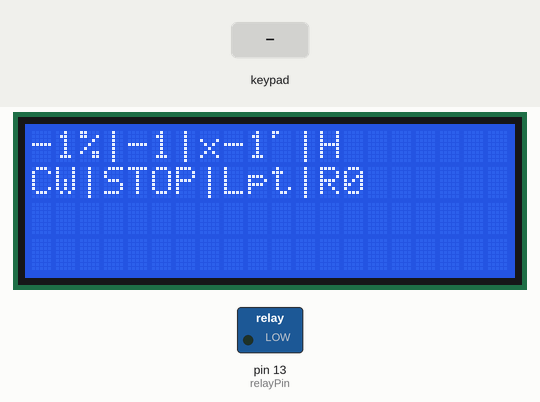
Simulated run of this program. Board: Arduino Nano, built with avr-gcc and run on an emulated ATmega328P. Parts: 20×4 character LCD, switched loads named in the program (green lamp = pin HIGH). Inputs (shaded band) come from the test bench. What the program prints to the serial monitor is not drawn.

Above: at 1.2 s.
1.3 s: key 'B' pressed
At 2.5 s:
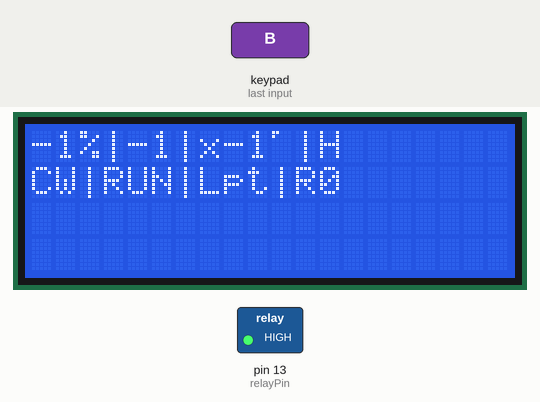
2.8 s: key '1' pressed
At 4.0 s:
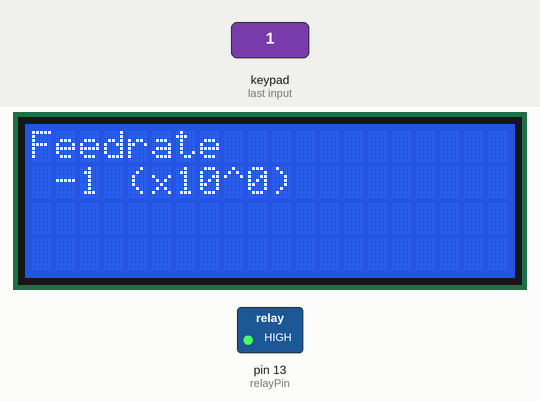
4.3 s: key '1' pressed
At 4.7 s:
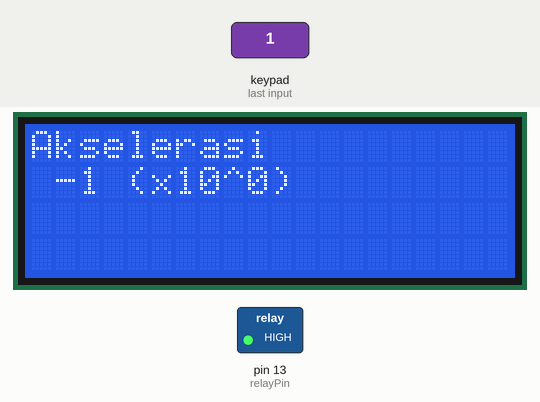
5.8 s: key '1' pressed
At 6.6 s:
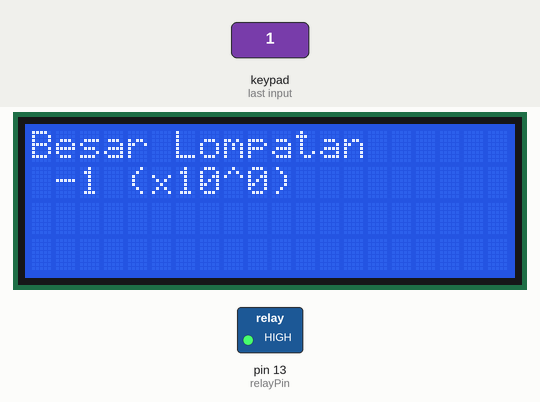
7.3 s: key '4' pressed
At 8.6 s:
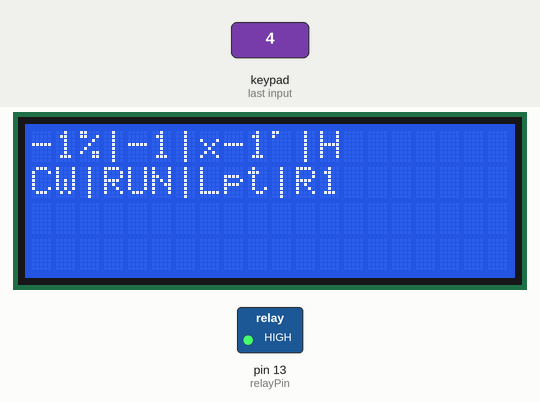
9.1 s: key 'A' pressed
At 9.7 s:
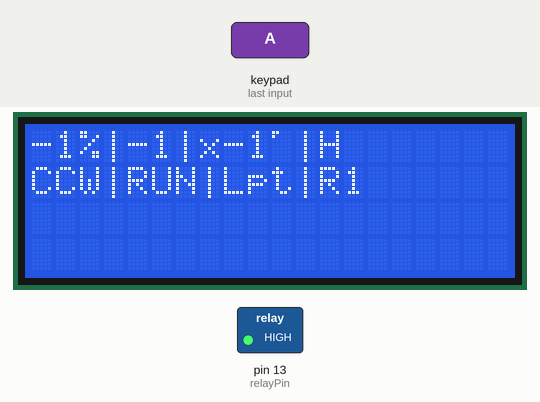
Timing chart, 0 to 11.6 s (numbered marks = the images above; inputs shaded):
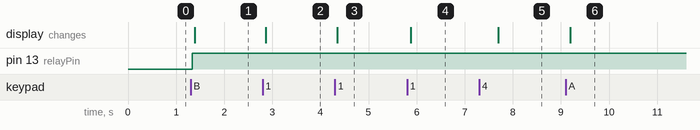

The program:

main.cpp
```cpp
#include <Arduino.h>
#include <Keypad.h>
#include <LiquidCrystal_I2C.h>
#include <Wire.h>
#include <EEPROM.h>

LiquidCrystal_I2C lcd(0x27, 20, 4); // set lcd

byte ikonSekat[8] = {
    0b00100,
    0b00100,
    0b00100,
    0b00100,
    0b00100,
    0b00100,
    0b00100,
    0b00100};

byte ikonDerajat[8] = {
    0b11000,
    0b10000,
    0b00000,
    0b00000,
    0b00000,
    0b00000,
    0b00000,
    0b00000};

byte ikonLompat[8] = {
    0b01110,
    0b10001,
    0b10001,
    0b10001,
    0b10001,
    0b10101,
    0b10011,
    0b10001};

const byte ROWS = 2; // four rows
const byte COLS = 4; // three columns
char keys[ROWS][COLS] = {
    {'1', '2', '3', '4'},
    {'A', 'B', 'C', 'D'}};
byte rowPins[ROWS] = {6, 7};       // connect to the row pinouts of the keypad
byte colPins[COLS] = {2, 3, 4, 5}; // connect to the column pinouts of the keypad

Keypad keypad = Keypad(makeKeymap(keys), rowPins, colPins, ROWS, COLS);

// semua variable disini adalah variable default untuk flash firmware apa awal isi software
// semua variabel tentang stepper motor
const int stepPin = 11;
const int dirPin = 12;
const int relayPin = 13;
int modeRelay = 0; // 0 artinya mati, 1 artinyaon ketika kekanan dan 2 artinya menyala kekanan dan kekiri (mati ketika statis)
bool hold = false;

// variabel2 yang penting untuk tampilan layar dan letak variabel
int nilaiMenu = 0;
bool doneSend = true; // default adalah true agar tidak ada yang dikirim ketika awal program berjalan

// variabel penting / utama
int feedrate = 10;    // persen
int akselerasi = 10;  // derajat per detik kuadrat */s^2
bool arah = true;     // true artinya cw dan false artinya ccw
bool run = false;     // true artinya run, dan false artinya stop
int derajatBenda = 0; // nilai derajat.
int nilaiLompat = 10; // setiap melompat sejauh 45 derajat (ganti ke eeprom nanti)
bool lompat = false;
int penambahanNilai = 0;

void setup()
{
  Serial.begin(115200);
  lcd.init(); // initialize the lcd
  pinMode(relayPin, OUTPUT);
  digitalWrite(relayPin, LOW); // buat kondisi awalnya low/mati

  // Print a message to the LCD
  lcd.backlight();
  lcd.createChar(0, ikonDerajat); // ikon home
  lcd.createChar(3, ikonSekat);   // ikon sekat
  lcd.createChar(4, ikonLompat);  // ikon lompat

  EEPROM.get(0, hold);         // eeprom untuk hold
  EEPROM.get(10, feedrate);    // feedrate
  EEPROM.get(20, akselerasi);  // akselerasi
  EEPROM.get(30, nilaiLompat); // nilai lompat
}

int fungsiNilaiLompat(char karakterKeypad)
{
  if (karakterKeypad == 'D') // perkalian nilai pangkat 10 (10^x)
  {
    penambahanNilai++;
    if (penambahanNilai > 5)
      penambahanNilai = 0;
  }
  if (karakterKeypad == '2')
    nilaiLompat = nilaiLompat + pow(10, penambahanNilai);
  if (karakterKeypad == '3')
    nilaiLompat = nilaiLompat - pow(10, penambahanNilai);
  return nilaiLompat;
}

void loop()
{
  // semua program tentang fungsi tombol di tampilan utama ada disini
  char key = keypad.getKey();

  if (key == '1') // tombol menu ditekan. pergi ke menu
  {
    nilaiMenu++;
    if (nilaiMenu > 5)
      nilaiMenu = 1;
  }

  if (key == '4') // ubah mode relay
  {
    modeRelay++;
    if (modeRelay > 2)
      modeRelay = 0;
  }

  if (key == '4')
  {
    nilaiMenu = 0;
    if (hold == true)
      Serial.println("$1=255");
    else
      Serial.println("$1=0");
    delay(300);
    Serial.print("$120=");
    Serial.println(akselerasi);
    EEPROM.put(0, hold);         // eeprom untuk hold
    EEPROM.put(10, feedrate);    // feedrate
    EEPROM.put(20, akselerasi);  // akselerasi
    EEPROM.put(30, nilaiLompat); // nilai lompat
  }

  if (key == 'A') // tombol arah ditekan. ganti cw atau ccw
  {
    arah = !arah;
  }

  if (key == 'B') // jika tombol run ditekan, jalankan atau hentikan motor
  {
    run = !run;
    doneSend = false;
  }

  if (key == 'C') // tombol lompat ditekan, lompat sekarang
  {
    lompat = true;
    Serial.print("$J=G21G91X");
    if (arah == false)
      Serial.print("-");
    Serial.print(nilaiLompat);
    Serial.print("Y0.000Z0.000F");
    Serial.println(feedrate);
    doneSend = true;
  }

  // program semua tentang stepper
  if (doneSend == false)
  {
    if (run == false)
    {
      Serial.println("!");
      doneSend = true;
      digitalWrite(relayPin, LOW); // matikan relay ketika run==false (mutlak)
    }
    else if (run == true)
    {
      Serial.print("$J=G21G91X");
      if (arah == false)
      {
        Serial.print("-");
        modeRelay == 2 ? digitalWrite(relayPin, HIGH) : digitalWrite(relayPin, LOW);
      }
      Serial.print("400.00Y0.000Z0.000F");
      Serial.println(feedrate);
      doneSend = true;
      digitalWrite(relayPin, HIGH);
    }
  }

  // jika menu > 1 maka tampilkan beberapa variabel yang dapat diubah
  //  jika menu == 0 maka tampilkan menu utama
  // Gunakan switch case untuk menentukan aksi berdasarkan nilai sensor
  switch (nilaiMenu)
  {
  case 0:
    lcd.setCursor(0, 0);
    lcd.print(feedrate); // satuan mm/min
    lcd.print("%");
    lcd.write(byte(3));    // sekat
    lcd.print(akselerasi); // satuan mm/min^2
    lcd.write(byte(3));    // sekat
    lcd.print("x");
    lcd.print(nilaiLompat);
    lcd.write(byte(0)); // derajat
    lcd.write(byte(3)); // sekat
    if (hold == true)   // mode relase atau hold ada disini
      lcd.print("H");
    else
      lcd.print("R");
    lcd.print("               ");
    // proogram menampilkan ui baris kedua
    lcd.setCursor(0, 1);
    if (arah == true)
      lcd.print("CW");
    else
      lcd.print("CCW");
    lcd.write(byte(3)); // sekat
    if (run == true)
      lcd.print("RUN");
    else
      lcd.print("STOP");
    lcd.write(byte(3)); // sekat
    lcd.print("Lpt");
    lcd.write(byte(3)); // sekat
    lcd.print("R");
    lcd.print(modeRelay);
    lcd.print("               ");
    break;
  case 1:
    lcd.setCursor(0, 0);
    lcd.print("Feedrate         ");
    lcd.setCursor(0, 1);
    lcd.print(" ");
    lcd.print(feedrate);
    lcd.print(" (x10^");
    lcd.print(penambahanNilai);
    lcd.print(")        ");
    fungsiNilaiLompat(key);
    break;
  case 2:
    lcd.setCursor(0, 0);
    lcd.print("Akselerasi   ");
    lcd.setCursor(0, 1);
    lcd.print(" ");
    lcd.print(akselerasi);
    lcd.print(" (x10^");
    lcd.print(penambahanNilai);
    lcd.print(")        ");
    lcd.print("                ");
    fungsiNilaiLompat(key);
    break;
  case 3:
    lcd.setCursor(0, 0);
    lcd.print("Besar Lompatan  ");
    lcd.setCursor(0, 1);
    lcd.print(" ");
    lcd.print(nilaiLompat);
    lcd.print(" (x10^");
    lcd.print(penambahanNilai);
    lcd.print(")        ");
    lcd.print("                ");
    fungsiNilaiLompat(key);
    break;
  case 4: // mode hold atau relase
    lcd.setCursor(0, 0);
    lcd.print("Mode Hold?:     ");
    lcd.setCursor(0, 1);
    lcd.print(" ");
    if (hold)
      lcd.print("Hold (H)");
    else
      lcd.print("Relase (R)");
    lcd.print(hold);
    lcd.print("                ");
    if (key == '2')
      hold = false;
    if (key == '3')
      hold = true;
    break;
  case 5: // mode hold atau relase
    lcd.setCursor(0, 0);
    lcd.print("Reset EEPROM:     ");
    lcd.setCursor(0, 1);
    lcd.print(" Tekan 3 u/ ok    ");
    if (key == '3')
    {
      lcd.setCursor(0, 1);
      lcd.print(" Melakukan Reset    ");
      for (unsigned int i = 0; i < EEPROM.length(); i++) // direset,
        EEPROM.write(i, 0);
      delay(100);
      lcd.setCursor(0, 1);
      lcd.print(" Selesai Reset     ");
      // dapatkan nilai dari eeprom setelah diupdate, atau di reset
      // lalu update dan tampilkan hasil yang telah jadi
      EEPROM.get(0, hold);         // eeprom untuk hold
      EEPROM.get(10, feedrate);    // feedrate
      EEPROM.get(20, akselerasi);  // akselerasi
      EEPROM.get(30, nilaiLompat); // nilai lompat
    }
    break;
  default:
    // proogram menampilkan ui baris pertama
    lcd.setCursor(0, 0);
    lcd.print("ERROR!!?!       ");
    lcd.setCursor(0, 0);
    lcd.print("                ");
  }
}
```

Measured:
- after the input at 1.3 s, pin 13 (relayPin): LOW → HIGH at once; the display: changes after 0.09 s (image 1)
- after the input at 2.8 s, the display: changes after 0.07 s (image 2)
- after the input at 4.3 s, the display: changes after 0.05 s (image 3)
- after the input at 5.8 s, the display: changes after 0.08 s (image 4)
- after the input at 7.3 s, the display: changes after 0.39 s (image 5)
- after the input at 9.1 s, the display: changes after 0.09 s (image 6)
